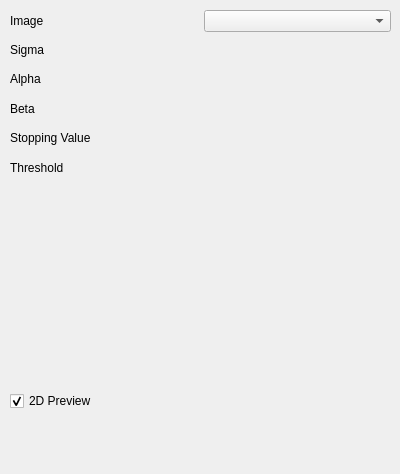
<?xml version="1.0" encoding="UTF-8"?>
<ui version="4.0">
 <class>FastMarchingView</class>
 <widget class="QWidget" name="FastMarchingView">
  <property name="geometry">
   <rect>
    <x>0</x>
    <y>0</y>
    <width>400</width>
    <height>474</height>
   </rect>
  </property>
  <property name="windowTitle">
   <string>Form</string>
  </property>
  <widget class="QWidget" name="verticalLayoutWidget">
   <property name="geometry">
    <rect>
     <x>10</x>
     <y>10</y>
     <width>381</width>
     <height>401</height>
    </rect>
   </property>
   <layout class="QVBoxLayout" name="verticalLayout">
    <item>
     <layout class="QHBoxLayout" name="horizontalLayout">
      <item>
       <widget class="QLabel" name="label">
        <property name="text">
         <string>Image</string>
        </property>
       </widget>
      </item>
      <item>
       <widget class="QmitkDataStorageComboBox" name="DataSelector"/>
      </item>
     </layout>
    </item>
    <item>
     <layout class="QHBoxLayout" name="horizontalLayout_3">
      <item>
       <widget class="QLabel" name="label_3">
        <property name="text">
         <string>Sigma</string>
        </property>
       </widget>
      </item>
      <item>
       <widget class="ctkSliderWidget" name="SigmaValueSlider" native="true"/>
      </item>
     </layout>
    </item>
    <item>
     <layout class="QHBoxLayout" name="horizontalLayout_4">
      <item>
       <widget class="QLabel" name="label_4">
        <property name="text">
         <string>Alpha</string>
        </property>
       </widget>
      </item>
      <item>
       <widget class="ctkSliderWidget" name="AlphaValueSlider" native="true"/>
      </item>
     </layout>
    </item>
    <item>
     <layout class="QHBoxLayout" name="horizontalLayout_5">
      <item>
       <widget class="QLabel" name="label_5">
        <property name="text">
         <string>Beta</string>
        </property>
       </widget>
      </item>
      <item>
       <widget class="ctkSliderWidget" name="BetaValueSlider" native="true"/>
      </item>
     </layout>
    </item>
    <item>
     <layout class="QHBoxLayout" name="horizontalLayout_2">
      <item>
       <widget class="QLabel" name="label_2">
        <property name="text">
         <string>Stopping Value</string>
        </property>
       </widget>
      </item>
      <item>
       <widget class="ctkSliderWidget" name="StoppingValueSlider" native="true"/>
      </item>
     </layout>
    </item>
    <item>
     <layout class="QHBoxLayout" name="horizontalLayout_6">
      <item>
       <widget class="QLabel" name="label_6">
        <property name="text">
         <string>Threshold</string>
        </property>
       </widget>
      </item>
      <item>
       <widget class="ctkRangeWidget" name="ThresholdValueSlider" native="true"/>
      </item>
     </layout>
    </item>
    <item>
     <widget class="QmitkPointListWidget" name="SeedWidget" native="true">
      <property name="minimumSize">
       <size>
        <width>0</width>
        <height>200</height>
       </size>
      </property>
     </widget>
    </item>
    <item>
     <layout class="QHBoxLayout" name="horizontalLayout_7">
      <item>
       <widget class="QCheckBox" name="PreviewCB">
        <property name="text">
         <string>2D Preview</string>
        </property>
        <property name="checked">
         <bool>true</bool>
        </property>
       </widget>
      </item>
     </layout>
    </item>
   </layout>
  </widget>
 </widget>
 <customwidgets>
  <customwidget>
   <class>QmitkDataStorageComboBox</class>
   <extends>QComboBox</extends>
   <header>QmitkDataStorageComboBox.h</header>
  </customwidget>
  <customwidget>
   <class>QmitkPointListWidget</class>
   <extends>QWidget</extends>
   <header>QmitkPointListWidget.h</header>
   <container>1</container>
  </customwidget>
  <customwidget>
   <class>ctkSliderWidget</class>
   <extends>QWidget</extends>
   <header>ctkSliderWidget.h</header>
   <container>1</container>
  </customwidget>
  <customwidget>
   <class>ctkRangeWidget</class>
   <extends>QWidget</extends>
   <header>ctkRangeWidget.h</header>
   <container>1</container>
  </customwidget>
 </customwidgets>
 <resources/>
 <connections/>
</ui>
